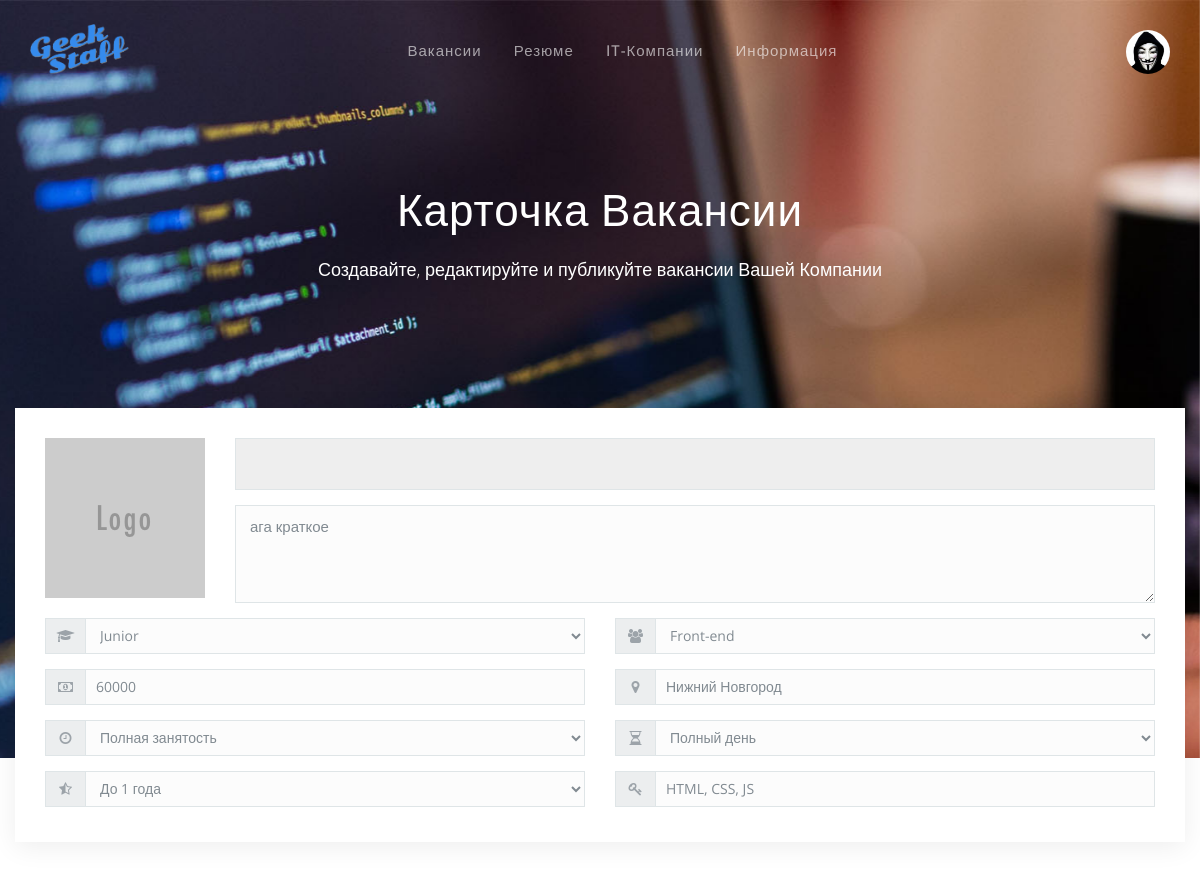
Page /company/job/1/edit/ (signed in) on the committed database.
### companyapp/models.py (models this page shows, shortened)
class Job(models.Model):
    STATUS = (
        ('0', 'Отклонена модератором'),
        ('1', 'Заготовка'),
        ('2', 'На модерации'),
        ('3', 'Опубликована'),
        ('4', 'Черновик'),
        ('5', 'Скрыта'),
        ('6', 'Закрыта'),
        ('9', 'Удалена'),
    )
    GRADE = (
        ('NO', ''),
        ('TR', 'Trainee'),
        ('JR', 'Junior'),
        ('MD', 'Middle'),
        ('SR', 'Senior'),
        ('TL', 'TeamLead'),
        ('TD', 'CTO'),
    )
    CATEGORY = (
        ('NO', ''),
        ('FLS', 'Full Stack'),
        ('FED', 'Front-end'),
        ('BED', 'Back-end'),
        ('SW', 'Software'),
        ('AI', 'AI & ML'),
        ('BD', 'Big Data'),
        ('AND', 'Android'),
        ('IOS', 'iOS'),
        ('IOT', 'IoT'),
        ('QA', 'QA Engineer'),
        ('GD', 'GameDev'),
        ('PJM', 'Project Manager'),
        ('PDM', 'Product Manager'),
    )
    EMPLOYMENT = (
        ('FT', 'Полная занятость'),
        ('PT', 'Частичная занятость'),
        ('PW', 'Проектная работа'),
        ('VL', 'Волонтерство'),
        ('WP', 'Стажировка'),
    )
    WORK_SCHEDULE = (
        ('FD', 'Полный день'),
        ('SSCH', 'Сменный график'),
        ('FSCH', 'Гибкий график'),
        ('RW', 'Удаленная работа'),
        ('RBW', 'Вахтовый метод'),
    )
    EXPERIENCE = (
        ('WE', 'Без опыта'),
        ('SM', 'До 1 года'),
        ('MD', '1-3 года'),
        ('BG', 'Более 3 лет'),
    )
    company = models.ForeignKey(to=Company, on_delete=models.PROTECT, related_name='jobs', verbose_name='Компания')
    status = models.CharField('Статус', max_length=1, choices=STATUS, default='1', db_index=True)
    grade = models.CharField('Классность', max_length=2, choices=GRADE, default='NO', db_index=True)
    category = models.CharField('Категория', max_length=3, choices=CATEGORY, default='NO', db_index=True)
    salary = models.PositiveIntegerField('Зарплата', null=True, blank=True, db_index=True)
    city = models.CharField('Город', max_length=255, blank=False, db_index=True)
    employment = models.CharField('Тип занятости', max_length=2, choices=EMPLOYMENT, default='FT', db_index=True)
    work_schedule = models.CharField('График работы', max_length=4, choices=WORK_SCHEDULE, default='FD', db_index=True)
    experience = models.CharField('Опыт работы', max_length=2, choices=EXPERIENCE, default='WE', db_index=True)
    short_description = models.CharField('Краткое описание', max_length=255, blank=False)
    description = models.TextField('Подробное описание', blank=True, null=True)
    skills = models.CharField('Навыки', max_length=255, blank=True)
    moder_comment = models.TextField('Заключение модератора', blank=False, default='Комментарий: ')
    created_at = models.DateTimeField('Дата создания', auto_now_add=True)
    updated_at = models.DateTimeField('Дата обновления', auto_now=True)
    views_count = models.PositiveIntegerField('Число просмотров', default=0)
    class Meta:
        ordering = ('status', '-created_at',)
        verbose_name = 'Вакансия'
        verbose_name_plural = 'Вакансии'

### companyapp/views.py (the view)
# urls.py: path('job/<int:pk>/edit/', JobUpdateView.as_view(), name='edit-job'),
class JobUpdateView(LoginRequiredMixin, UpdateView):
    model = Job
    fields = ('status', 'grade', 'category', 'salary', 'city', 'employment', 'skills',
              'work_schedule', 'experience', 'short_description', 'description',)

### templates/companyapp/job_form.html (shortened to what this page needs)
{% extends 'base.html' %}
{% load static %}
{% block header %}
<form method="POST"> {% csrf_token %}
    <header class="page-header alt">
        <div class="container page-name">
            <h1 class="text-center">Карточка Вакансии</h1>
            <p class="lead text-center">Создавайте, редактируйте и публикуйте вакансии Вашей Компании</p>
        </div>
        <div class="container">
            <div class="row">
                <div class="col-xs-12">
                    <div class="row">
                        <div class="col-xs-12 col-sm-4 col-lg-2">
                            <div class="form-group">
                                {% if user.company.logo %}
                                    <img src="{{ user.company.logo.url }}" alt="">
                                {% else %}
                                    <img src="{% static 'img/logo-default.png' %}" alt="">
                                {% endif %}
                            </div>
                        </div>
                        <div class="col-xs-12 col-sm-8 col-lg-10">
                            <div class="form-group">
                                <input type="text" class="form-control input-lg" value="{{ user.company.name }}" disabled>
                            </div>
                            <div class="form-group">
                                <textarea name="short_description" maxlength="255" required id="id_short_description" class="form-control"
                                    rows="3" placeholder="Краткое описание (255 символов максимум)">{{ object.short_description }}</textarea>
                            </div>
                        </div>
                    </div>
                </div>
                <div class="col-xs-12">
                    <div class="row text-center">
                        <div class="form-group col-xs-12 col-sm-6 col-md-6">
                            <div class="input-group input-group-sm">
                                <span class="input-group-addon"><i class="fa fa-graduation-cap"></i></span>
                                <select name="grade" id="id_grade" class="form-control">
                                    {% for key, value in form.grade.field.choices %}
                                        <option value="{{ key }}" {% if key == object.grade %} selected {% endif %}>
                                            {% firstof value 'Квалификация' %}
                                        </option>
                                    {% endfor %}
                                </select>
                            </div>
                        </div>
                        <div class="form-group col-xs-12 col-sm-6 col-md-6">
                            <div class="input-group input-group-sm">
                                <span class="input-group-addon"><i class="fa fa-users"></i></span>
                                <select name="category" id="id_category" class="form-control">
                                    {% for key, value in form.category.field.choices %}
                                        <option value="{{ key }}" {% if key == object.category %} selected {% endif %}>
                                            {% firstof value 'Специализация' %}
                                        </option>
                                    {% endfor %}
                                </select>
                            </div>
                        </div>
                        <div class="form-group col-xs-12 col-sm-6 col-md-6">
                            <div class="input-group input-group-sm">
                                <span class="input-group-addon"><i class="fa fa-money"></i></span>
                                <input type="text" name="salary" value="{{ object.salary }}" min="0"
                                    id="id_salary" class="form-control" placeholder="Зарплата">
                            </div>
                        </div>
                        <div class="form-group col-xs-12 col-sm-6 col-md-6">
                            <div class="input-group input-group-sm">
                                <span class="input-group-addon"><i class="fa fa-map-marker"></i></span>
                                <input type="text" name="city" value="{{ object.city }}" maxlength="255"
                                    required id="id_city" class="form-control" placeholder="Город">
                            </div>
                        </div>
                        <div class="form-group col-xs-12 col-sm-6 col-md-6 text-right">
                            <div class="input-group input-group-sm">
                                <span class="input-group-addon"><i class="fa fa-clock-o"></i></span>
                                <select name="employment" id="id_employment" class="form-control">
                                    {% for key, value in form.employment.field.choices %}
                                        <option value="{{ key }}" {% if key == object.employment %} selected {% endif %}>
                                            {{ value }}
                                        </option>
                                    {% endfor %}
                                </select>
                            </div>
                        </div>
                        <div class="form-group col-xs-12 col-sm-6 col-md-6 text-right">
                            <div class="input-group input-group-sm">
                                <span class="input-group-addon"><i class="fa fa-hourglass-half"></i></span>
                                <select name="work_schedule" id="id_work_schedule" class="form-control">
                                    {% for key, value in form.work_schedule.field.choices %}
                                        <option value="{{ key }}" {% if key == object.work_schedule %} selected {% endif %}>
                                            {{ value }}
                                        </option>
                                    {% endfor %}
                                </select>
                            </div>
                        </div>
                        <div class="form-group col-xs-12 col-sm-6 col-md-6 text-right">
                            <div class="input-group input-group-sm">
                                <span class="input-group-addon"><i class="fa fa-star-half-full"></i></span>
                                <select name="experience" id="id_experience" class="form-control">
                                    {% for key, value in form.experience.field.choices %}
                                        <option value="{{ key }}" {% if key == object.experience %} selected {% endif %}>
                                            {{ value }}
                                        </option>
                                    {% endfor %}
                                </select>
                            </div>
                        </div>
                        <div class="form-group col-xs-12 col-sm-6 col-md-6 text-right">
                            <div class="input-group input-group-sm">
                                <span class="input-group-addon"><i class="fa fa-key"></i></span>
                                <input type="text" name="skills" maxlength="255" id="id_skills" value="{{ object.skills }}"
                                    class="form-control" placeholder="Ключевые навыки (введите через ,)">
                            </div>
                        </div>
                    </div>
                </div>
            </div>
        </div>
    </header>
</form>
{% endblock %}

### static/css/style.css (style rules this page uses)
.page-header { background: url(../img/bg-company-1.jpg) center/cover fixed no-repeat; }
.page-header.alt { background: url(../img/bg-2.jpg) center/cover fixed no-repeat; }
textarea { resize: vertical; }
input { display: none; }

### rows in the picture
Job: short_description "ага краткое", grade "Junior", category "Front-end", salary "60000", city "Нижний Новгород", employment "Полная занятость", work_schedule "Полный день", experience "До 1 года", skills "HTML, CSS, JS"
